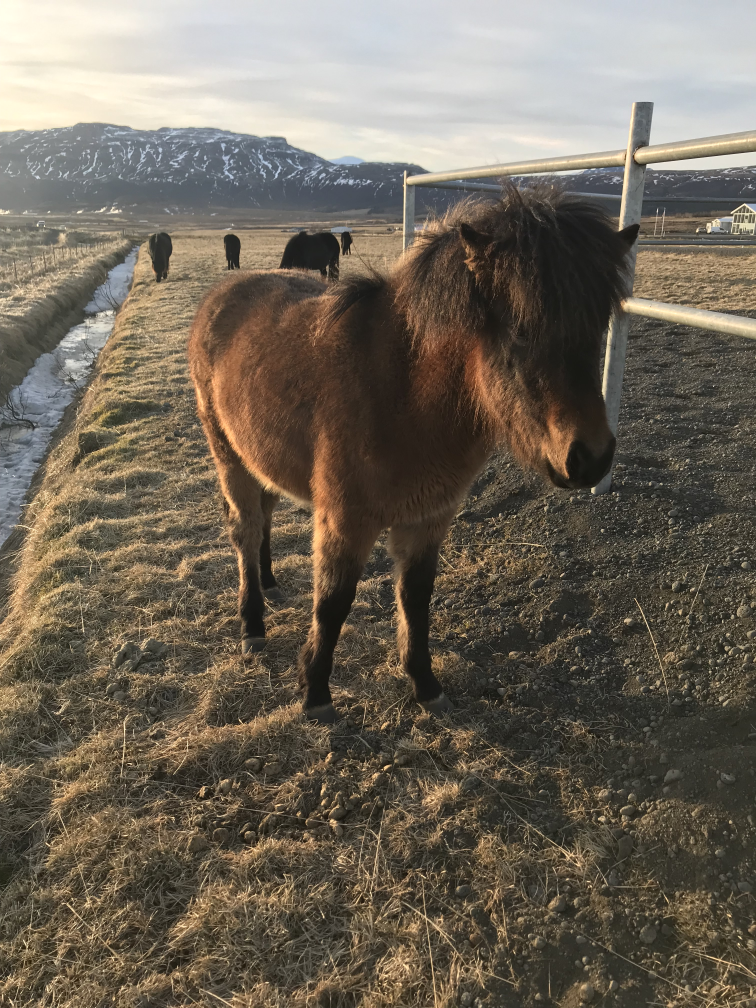
#> input picture faster_rcnn/assets/test_image.jpg, 3024 x 4032 px (shown at 1/4 size)
$ jupyter execute anchor_matching.ipynb
#> lines starting #> are read from the running program, lines starting #| are printed output that depends on the picture
### faster_rcnn/utils/anchor_utils.py
import numpy as np

def calc_wh(base_size, scale, ar):
    base_size *= scale
    ar = ar[0]/ar[1]
    height = base_size / ar
    width = ar * base_size
    return width, height

def create_anchors(image_size, stride=100, aspect_ratios=[[1,1], [1,2], [2,1]], scales=[0.25, 0.5, 1], base_anchor_size=128):
    x = np.arange(start=stride/2, stop=image_size[0], step=stride, dtype=float)
    y = np.arange(start=stride/2, stop=image_size[1], step=stride, dtype=float)
    xv, yv = np.meshgrid((x), (y))
    centers = np.stack([yv, xv], axis=-1)

    anchors = None
    for scale in scales:
        for ar in aspect_ratios:
            width, height = calc_wh(base_anchor_size, scale, ar)
            w = np.ones([centers.shape[0], centers.shape[1], 1]) * width
            h = np.ones([centers.shape[0], centers.shape[1], 1]) * height
            wh = np.concatenate([w,h], axis=-1)

            anchors_grid = np.concatenate([centers, wh], axis=-1)
            anchors_flat = anchors_grid.reshape(anchors_grid.shape[0] * anchors_grid.shape[1], anchors_grid.shape[2])

            if anchors is None:
                anchors = anchors_flat
            else:
                anchors = np.concatenate([anchors, anchors_flat], axis=0)
    return anchors

### faster_rcnn/utils/bbox_utils.py
import numpy as np

# [19 lines left out: function bboxes_relative, not called in this run]


def convert_to_corners(boxes):
    return np.concatenate([
        boxes[..., :2] - boxes[..., 2:] / 2.0,
        boxes[..., :2] + boxes[..., 2:] / 2.0
    ], axis=-1)

def convert_to_xywh(boxes):
    '''
    Args:
        boxes in [x1,y1,x2,y2] format
    Returns:
        boxes in [cx, cy, w, h] format
    '''
    return np.concatenate([
        (boxes[..., :2] + boxes[..., 2:]) / 2.0,
        boxes[..., 2:] - boxes[..., :2]
    ], axis=-1)

### faster_rcnn/anchor_matching.ipynb
[cell 1]
import numpy as np
import cv2
import matplotlib.pyplot as plt
from utils.bbox_utils import bboxes_relative, convert_to_corners, convert_to_xywh
from utils.anchor_utils import create_anchors

[cell 2]
def draw_image(img, figsize=(5, 10)):
    plt.figure(figsize=figsize)
    plt.imshow(img)
    plt.axis('off')

[cell 3]
bbox_annotations = np.array([
    [600, 925, 695, 1125],
    [900, 930, 965, 1085],
    [1360, 930, 1405, 1040],
    [1110, 920, 1350, 1150],
    [755, 710, 2570, 2900]
])

[cell 4]
def load_image():
    img = cv2.imread('assets/test_image.jpg')
#> img is the input picture: shape (4032, 3024, 3); mean B, G, R 89.5, 102.7, 111.4
    img = cv2.cvtColor(img, cv2.COLOR_BGR2RGB)
    img = img[:img.shape[1], :, :] # crop to square
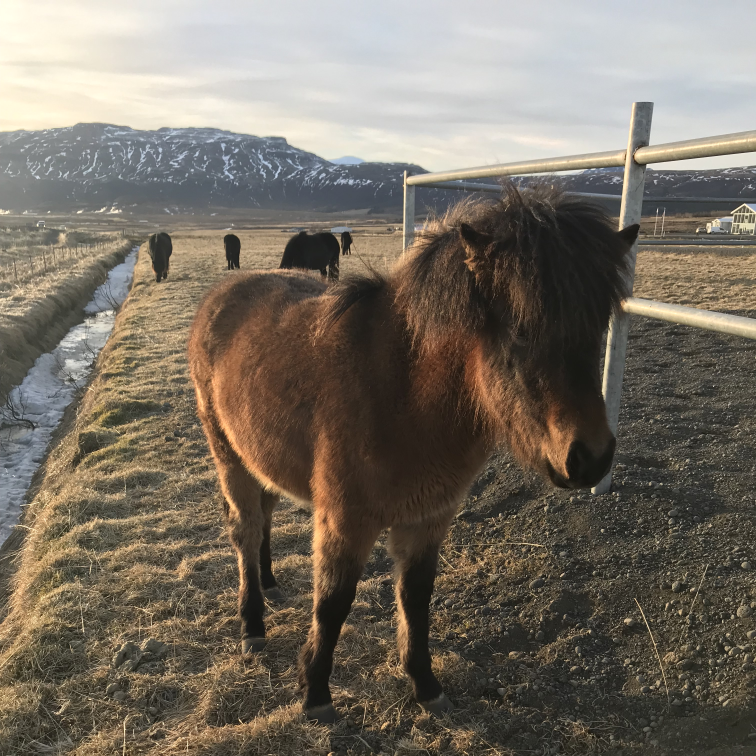
#> img: shape (3024, 3024, 3) (shown at 1/4 size); mean R, G, B 119.3, 111.1, 99.4
    print(f"image shape HWC: {img.shape}")
#| image shape HWC: (3024, 3024, 3)
    return img

[cell 5]
def annotate_image(img, bbox_annotations):
    color = (0, 0, 255)
    test_color = (255, 0, 255)
    thickness=3

    for bbox in bbox_annotations:
        xmin, ymin, xmax, ymax = bbox
        annotated_image = cv2.rectangle(img, (xmin, ymin), (xmax, ymax), color=color, thickness=thickness)
    return annotated_image

[cell 6]
temp_image = load_image()
anchors = create_anchors(temp_image.shape[:2], scales=[0.6, 0.75, 1, 2, 4, 8, 16], base_anchor_size=128)

[cell 7]
anchors.shape
#> Out = (18900, 4)

[cell 8]
bbox_annotations.shape

[cell 9]
# convert gt_bboxes to xywh format
bbox_annotations_xywh = convert_to_xywh(bbox_annotations)

**Compute IOU**

- Get the top left corner of the intersecting boxes by taking max of anchors (x1, y1) and gt (x1, y1)
- Get the bottom right corner of the intersecting boxes by taking min of anchors (x2, y2) and gt (x2, y2)
- calculate this area
    - $intersection = height \times width$
    - $width_{intersection} = x2_{intersection} - x1_{intersection}$
    - $height_{intersection} = y2_{intersection} - y1_{intersection}$
- calculate the sum of the areas of each box minus the intersection
    - $union = (height_{anchor} \times width_{anchor} + height_{gt} \times width_{gt}) - intersection_{gt/anchor}$
- compute IOU
    - $iou = intersection \div union$

[cell 10]
# vectorized version
def compute_iou_vec(anchor_boxes, gt_boxes):
    anchor_boxes_corners = convert_to_corners(anchor_boxes)
    gt_boxes_corners = convert_to_corners(gt_boxes)

    # calucate intersection using boxes in [x1, y1, x2, y2] format
    lu = np.maximum(anchor_boxes_corners[:, None, :2], gt_boxes_corners[: , :2])
    rd = np.minimum(anchor_boxes_corners[:, None, 2:], gt_boxes_corners[:, 2:])

    intersection_wh = np.maximum(0.0, rd - lu)
    intersection_area = intersection_wh[:, :, 0] * intersection_wh[:, :, 1]

    # calculate boxes area using [x, y, w, h] format
    gts_area = gt_boxes[:, 2] * gt_boxes[:, 3]
    anchors_area = anchor_boxes[:, 2] * anchor_boxes[:, 3]
#> anchors_area = 18900 values from 5898.2 to 4194304

    union = np.maximum(anchors_area[:, None] + gts_area - intersection_area, 1e-10)
    return np.clip(intersection_area / union, 0.0, 1.0)

[cell 11]
iou_matrix = compute_iou_vec(anchors, bbox_annotations_xywh)
max_iou = np.max(iou_matrix, axis=0)
#> max_iou = [0.567, 0.38, 0.223, 0.756, 0.835]
matched_gt_idx = np.argmax(iou_matrix, axis=0)
#> matched_gt_idx = [6490, 6580, 3099, 8470, 16667]
matched_gt_idx.shape
anchors_iou_vec = np.max(iou_matrix, axis=1)

positive_anchors = np.concatenate([matched_gt_idx, np.where(anchors_iou_vec > 0.7)[0]])
negative_anchors = np.where(anchors_iou_vec < 0.3)[0]

[cell 12]
anchors_image = annotate_image(load_image(), bbox_annotations.astype(int))
#| image shape HWC: (3024, 3024, 3)
#> in annotate_image, `color = (0, 0, 255)`: color = (0, 0, 255)
#> the loop in annotate_image, `for bbox in bbox_annotations:` made 5 passes
#> (xmin, ymin, xmax, ymax) on passes 1 to 5: (600, 925, 695, 1125), (900, 930, 965, 1085), (1360, 930, 1405, 1040), (1110, 920, 1350, 1150), (755, 710, 2570, 2900)

matched_anchors = anchors[positive_anchors]
corners_anchors = convert_to_corners(matched_anchors).astype(int)

for i, (anchor, corner_anchor) in enumerate(zip(matched_anchors, corners_anchors)):
    x1,y1,x2,y2 = corner_anchor.astype(int)
    anchors_image = cv2.rectangle(anchors_image, (x1,y1), (x2,y2), color=(255, 0, 255), thickness=4)
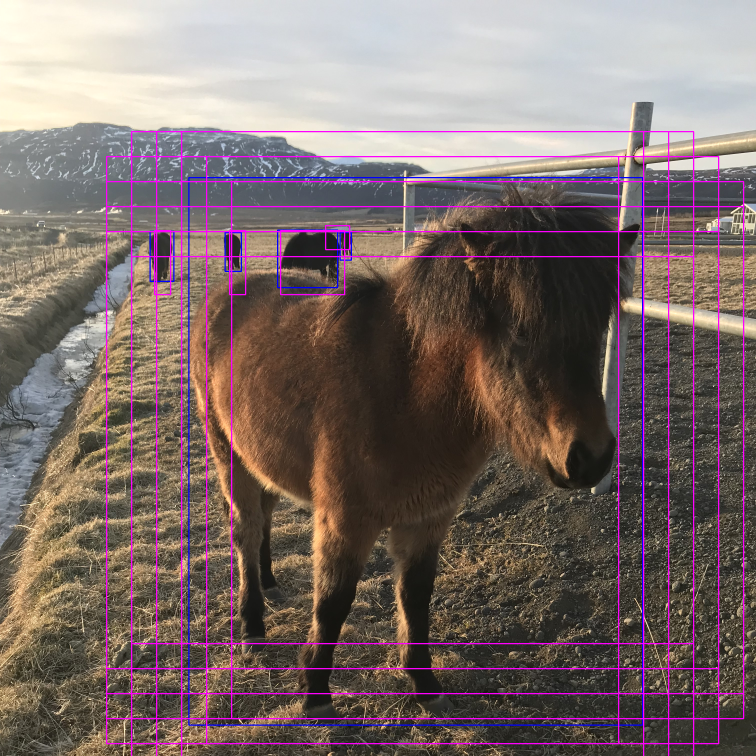
#> anchors_image: shape (3024, 3024, 3) (shown at 1/4 size); mean R, G, B 123.5, 107.5, 105.7
draw_image(anchors_image)
